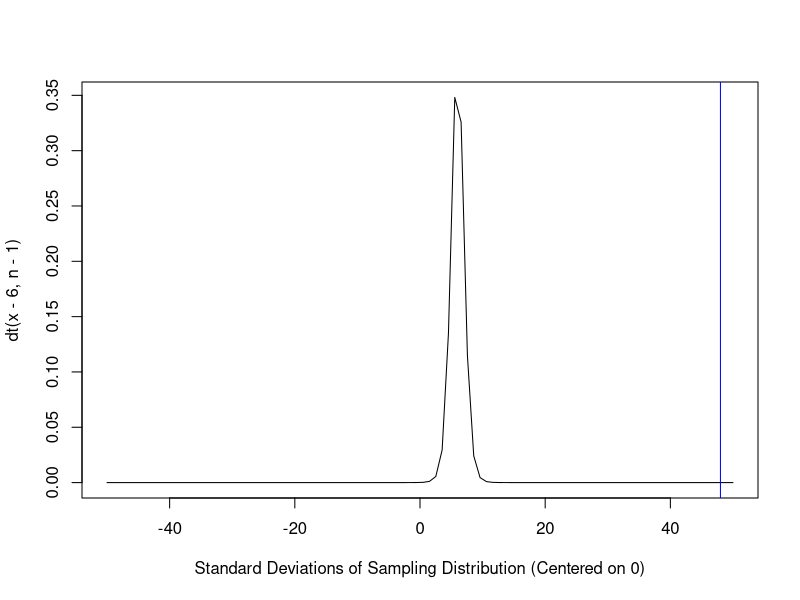
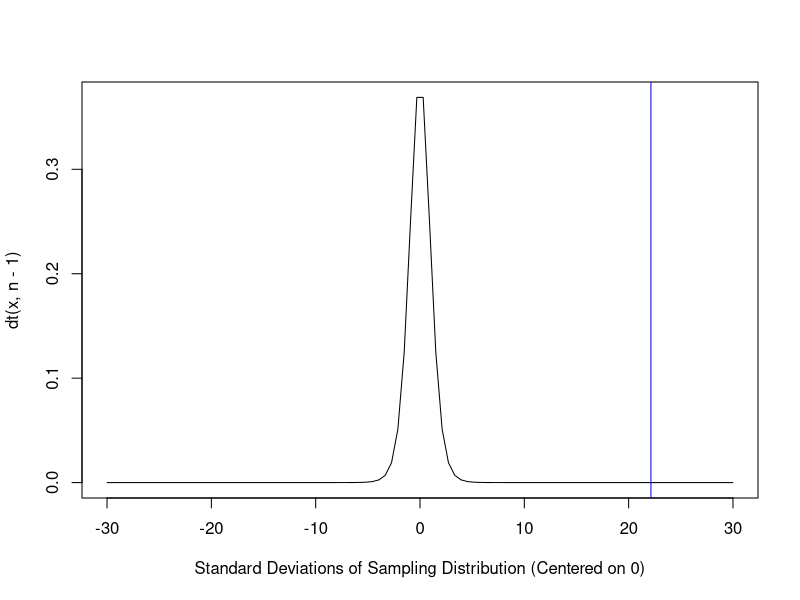

These figures' R source, in order: (Note: this script raises an error after producing the figures.)
## ---- chunk 1

diff <- 48-6
se <- 6/sqrt(10)
t <- 42 / se
t
## ---- chunk 2
n  <- 10

x <- seq(-50, 50, length=100)
plot(x,dt(x-6,n-1),lty=1,type="l",xlab="Standard Deviations of Sampling Distribution (Centered on 0)")
abline(v=48,col="blue")


x <- seq(-30, 30, length=100)
plot(x,dt(x,n-1),lty=1,type="l",xlab="Standard Deviations of Sampling Distribution (Centered on 0)")
abline(v=t,col="blue")

## ---- chunk 3

n <- 10
pt(t, df=n-1, lower.tail=FALSE)*2

## ---- chunk 4

#qt()

## ---- chunk 5

## ---- chunk 6
kenya <- read.csv("./class_data/rosca2.csv")
#download.file("https://raw.githubusercontent.com/resonance1/govt10-s25/main/class_data/rosca2.csv","rosca2.csv")
#kenya <- read.csv("rosca2.csv")
kenya <- subset(kenya,has_followup2 == 1)
## ---- chunk 7

## ---- chunk 8

## ---- chunk 9

## ---- chunk 10
nimby <- read.csv("./problem_sets/data/nimby.csv")

#download.file("https://raw.githubusercontent.com/resonance1/govt10-s25/refs/heads/main/problem_sets/data/nimby.csv","nimby.csv")
#nimby <- read.csv("nimby.csv")

## ---- chunk 11
# t.test
rep <- nimby |> filter(rep == 1)
dem <- nimby |> filter(dem == 1)

t.test(rep$US, dem$US, conf.level = 0.99,var.equal = F)

# Regression
partisans <- nimby |> filter(rep == 1 | dem==1)
summary(lm(data=partisans,US~rep))

## ---- chunk 12

## ---- chunk 13

## ---- chunk 14

## ---- chunk 15

## ---- chunk 16

